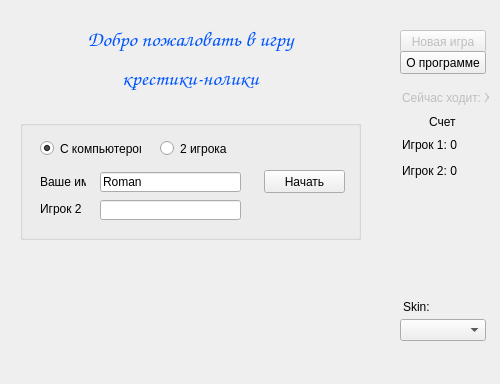
<?xml version="1.0" encoding="UTF-8"?>
<ui version="4.0">
 <class>MainWindow</class>
 <widget class="QMainWindow" name="MainWindow">
  <property name="geometry">
   <rect>
    <x>0</x>
    <y>0</y>
    <width>500</width>
    <height>384</height>
   </rect>
  </property>
  <property name="sizePolicy">
   <sizepolicy hsizetype="Minimum" vsizetype="Minimum">
    <horstretch>0</horstretch>
    <verstretch>0</verstretch>
   </sizepolicy>
  </property>
  <property name="minimumSize">
   <size>
    <width>500</width>
    <height>384</height>
   </size>
  </property>
  <property name="maximumSize">
   <size>
    <width>500</width>
    <height>384</height>
   </size>
  </property>
  <property name="windowTitle">
   <string>Крестики-нолики</string>
  </property>
  <property name="windowIcon">
   <iconset resource="res.qrc">
    <normaloff>:/images/images/icon.jpg</normaloff>:/images/images/icon.jpg</iconset>
  </property>
  <widget class="QWidget" name="centralWidget">
   <widget class="QGroupBox" name="groupBox">
    <property name="geometry">
     <rect>
      <x>20</x>
      <y>120</y>
      <width>341</width>
      <height>120</height>
     </rect>
    </property>
    <property name="title">
     <string/>
    </property>
    <widget class="QLineEdit" name="lineEdit">
     <property name="geometry">
      <rect>
       <x>80</x>
       <y>52</y>
       <width>141</width>
       <height>20</height>
      </rect>
     </property>
     <property name="text">
      <string>Roman</string>
     </property>
     <property name="placeholderText">
      <string/>
     </property>
    </widget>
    <widget class="QLabel" name="label">
     <property name="geometry">
      <rect>
       <x>20</x>
       <y>55</y>
       <width>46</width>
       <height>13</height>
      </rect>
     </property>
     <property name="text">
      <string>Ваше имя</string>
     </property>
    </widget>
    <widget class="QPushButton" name="pushButton">
     <property name="geometry">
      <rect>
       <x>244</x>
       <y>50</y>
       <width>81</width>
       <height>23</height>
      </rect>
     </property>
     <property name="cursor">
      <cursorShape>PointingHandCursor</cursorShape>
     </property>
     <property name="text">
      <string>Начать</string>
     </property>
    </widget>
    <widget class="QRadioButton" name="rb2Players">
     <property name="geometry">
      <rect>
       <x>140</x>
       <y>20</y>
       <width>82</width>
       <height>17</height>
      </rect>
     </property>
     <property name="text">
      <string>2 игрока</string>
     </property>
     <property name="checked">
      <bool>false</bool>
     </property>
    </widget>
    <widget class="QRadioButton" name="rbComp">
     <property name="geometry">
      <rect>
       <x>20</x>
       <y>20</y>
       <width>101</width>
       <height>17</height>
      </rect>
     </property>
     <property name="text">
      <string>С компьютером</string>
     </property>
     <property name="checked">
      <bool>true</bool>
     </property>
    </widget>
    <widget class="QLineEdit" name="lineEdit_2">
     <property name="geometry">
      <rect>
       <x>80</x>
       <y>80</y>
       <width>141</width>
       <height>20</height>
      </rect>
     </property>
     <property name="focusPolicy">
      <enum>Qt::StrongFocus</enum>
     </property>
    </widget>
    <widget class="QLabel" name="player2_Label">
     <property name="geometry">
      <rect>
       <x>20</x>
       <y>82</y>
       <width>46</width>
       <height>13</height>
      </rect>
     </property>
     <property name="text">
      <string>Игрок 2</string>
     </property>
    </widget>
   </widget>
   <widget class="QLabel" name="welcomeLabel">
    <property name="geometry">
     <rect>
      <x>30</x>
      <y>14</y>
      <width>321</width>
      <height>91</height>
     </rect>
    </property>
    <property name="font">
     <font>
      <family>Comic Sans MS</family>
      <pointsize>16</pointsize>
      <weight>75</weight>
      <italic>true</italic>
      <bold>true</bold>
     </font>
    </property>
    <property name="text">
     <string>&lt;html&gt;&lt;head/&gt;&lt;body&gt;&lt;p align=&quot;center&quot;&gt;&lt;span style=&quot; color:#0055ff;&quot;&gt;Добро пожаловать в игру&lt;/span&gt;&lt;/p&gt;&lt;p align=&quot;center&quot;&gt;&lt;span style=&quot; color:#0055ff;&quot;&gt;крестики-нолики&lt;/span&gt;&lt;/p&gt;&lt;/body&gt;&lt;/html&gt;</string>
    </property>
   </widget>
   <widget class="QPushButton" name="newGameButton">
    <property name="enabled">
     <bool>false</bool>
    </property>
    <property name="geometry">
     <rect>
      <x>400</x>
      <y>30</y>
      <width>86</width>
      <height>23</height>
     </rect>
    </property>
    <property name="text">
     <string>Новая игра</string>
    </property>
    <property name="shortcut">
     <string>F2</string>
    </property>
   </widget>
   <widget class="QPushButton" name="aboutButton">
    <property name="geometry">
     <rect>
      <x>400</x>
      <y>51</y>
      <width>86</width>
      <height>23</height>
     </rect>
    </property>
    <property name="text">
     <string>О программе</string>
    </property>
    <property name="shortcut">
     <string>F1</string>
    </property>
   </widget>
   <widget class="QLabel" name="countLabel">
    <property name="geometry">
     <rect>
      <x>402</x>
      <y>138</y>
      <width>80</width>
      <height>41</height>
     </rect>
    </property>
    <property name="text">
     <string>&lt;html&gt;&lt;head/&gt;&lt;body&gt;&lt;p&gt;Игрок 1: 0&lt;/p&gt;&lt;p&gt;Игрок 2: 0&lt;br/&gt;&lt;/p&gt;&lt;/body&gt;&lt;/html&gt;</string>
    </property>
   </widget>
   <widget class="QLabel" name="turnLabel">
    <property name="enabled">
     <bool>false</bool>
    </property>
    <property name="geometry">
     <rect>
      <x>402</x>
      <y>90</y>
      <width>87</width>
      <height>16</height>
     </rect>
    </property>
    <property name="text">
     <string>Сейчас ходит: X</string>
    </property>
   </widget>
   <widget class="QLabel" name="label_2">
    <property name="geometry">
     <rect>
      <x>429</x>
      <y>114</y>
      <width>33</width>
      <height>16</height>
     </rect>
    </property>
    <property name="text">
     <string>Счет</string>
    </property>
   </widget>
   <widget class="QComboBox" name="comboBox">
    <property name="enabled">
     <bool>true</bool>
    </property>
    <property name="geometry">
     <rect>
      <x>400</x>
      <y>319</y>
      <width>86</width>
      <height>22</height>
     </rect>
    </property>
    <property name="editable">
     <bool>false</bool>
    </property>
    <property name="currentText">
     <string/>
    </property>
   </widget>
   <widget class="QLabel" name="label_3">
    <property name="geometry">
     <rect>
      <x>403</x>
      <y>300</y>
      <width>46</width>
      <height>13</height>
     </rect>
    </property>
    <property name="text">
     <string>Skin:</string>
    </property>
   </widget>
  </widget>
 </widget>
 <layoutdefault spacing="6" margin="11"/>
 <resources>
  <include location="res.qrc"/>
 </resources>
 <connections/>
</ui>
